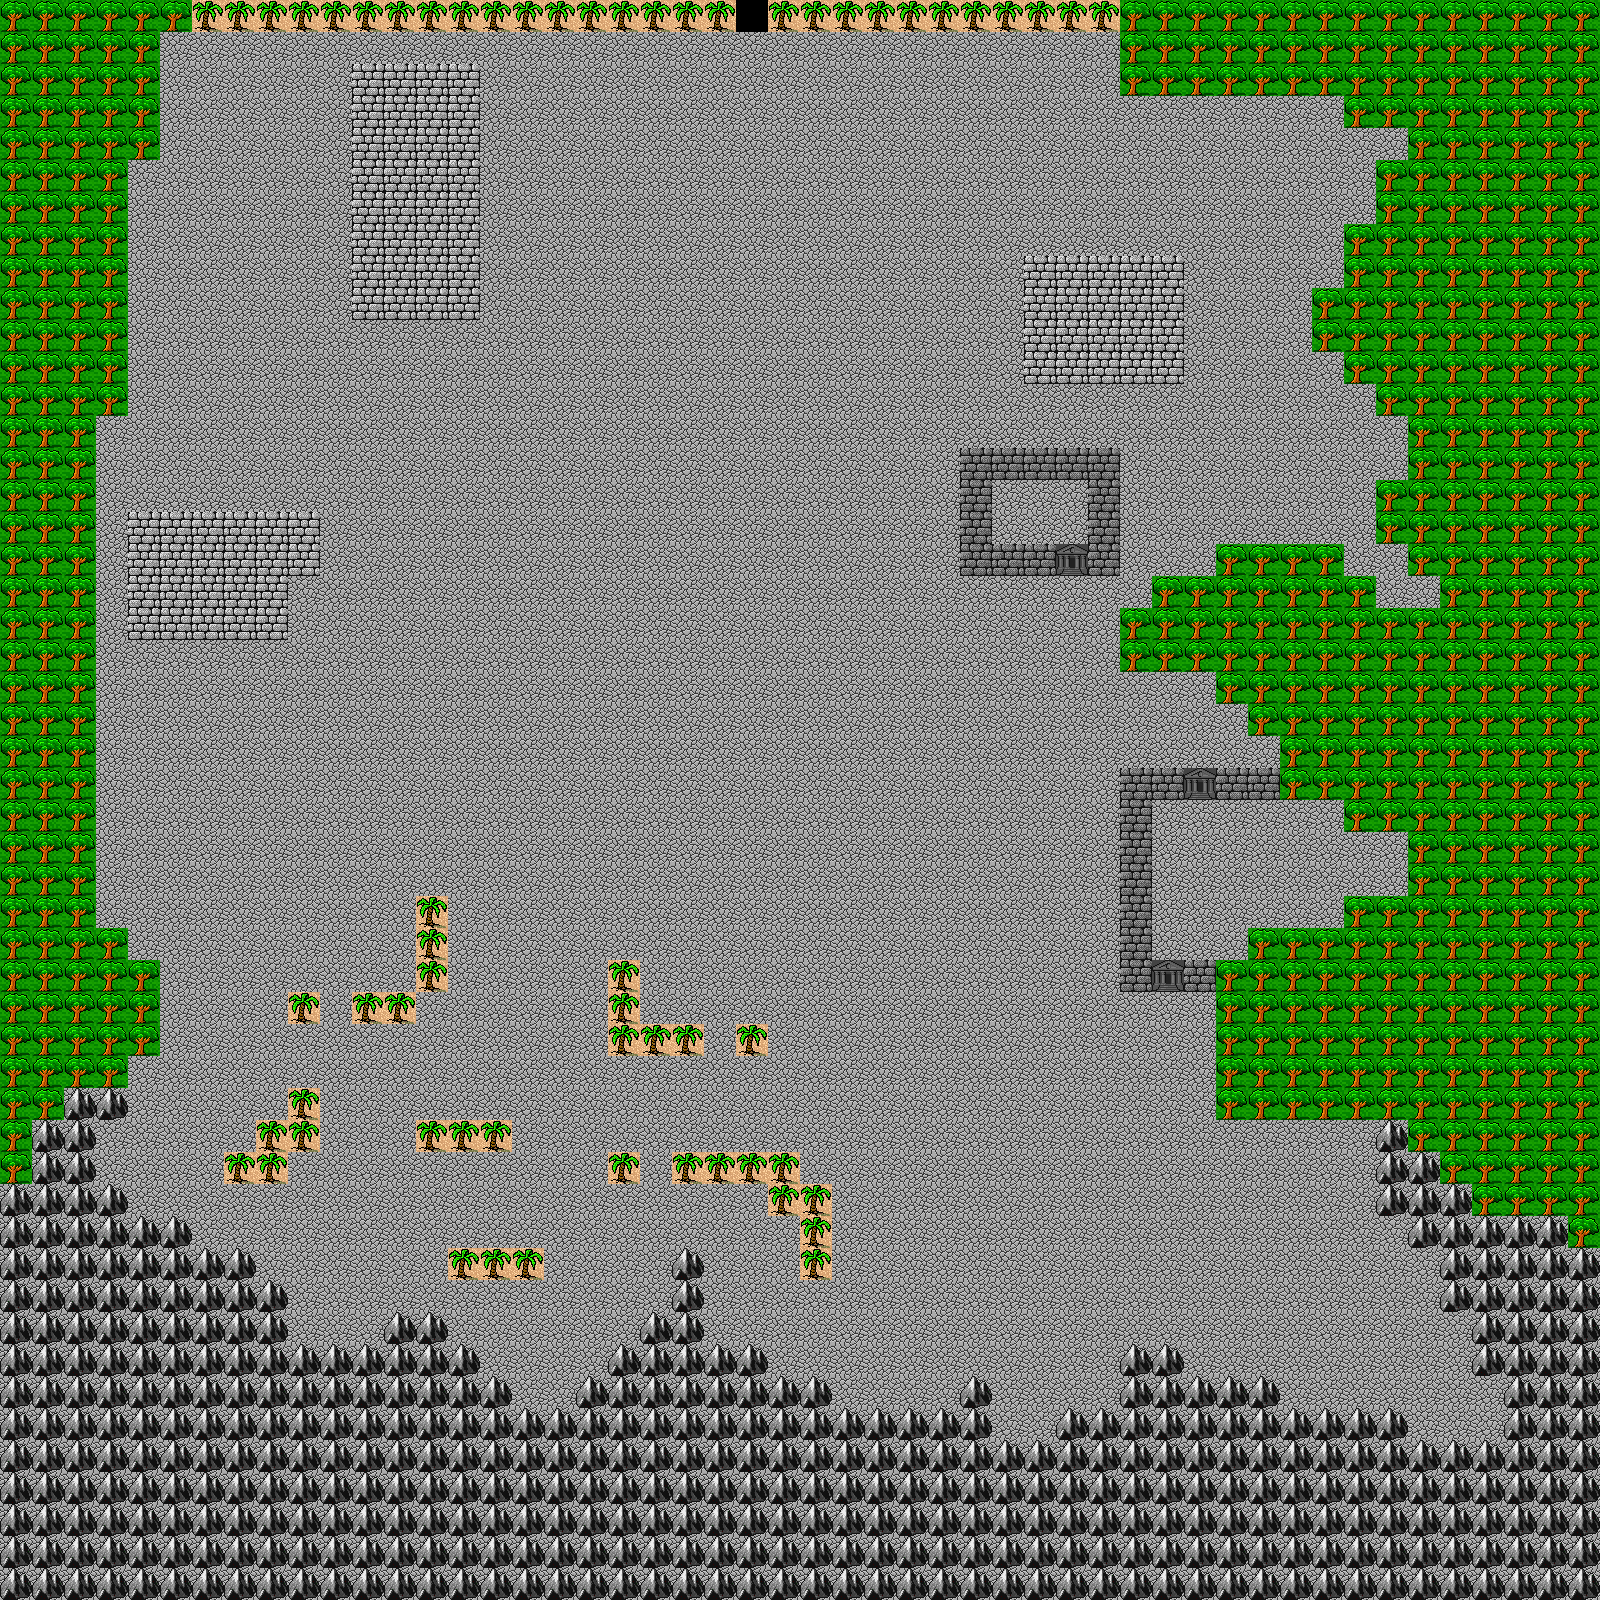

The image is a tile-based game level rendered from a .tmx file. Its description and source (layers, tilesets, objects; grid data summarised) follow:
An orthogonal 50x50 tile map with 32x32 px tiles, 1 tile layer (Terrain), 3 tilesets.

<map version="1.0" orientation="orthogonal" width="50" height="50" tilewidth="32" tileheight="32">
 <tileset firstgid="1" name="dg_grounds32" tilewidth="32" tileheight="32">
  <image source="gfx/dg_grounds32.gif" width="288" height="640" />
  <tile id="0">
   <properties>
    <property name="display" value=":" />
   </properties>
  </tile>
  <tile id="9">
   <properties>
    <property name="display" value="." />
   </properties>
  </tile>
  <tile id="12">
   <properties>
    <property name="display" value="," />
   </properties>
  </tile>
  <tile id="18">
   <properties>
    <property name="display" value="~" />
   </properties>
  </tile>
  <tile id="30">
   <properties>
    <property name="display" value="_" />
   </properties>
  </tile>
  <tile id="33">
   <properties>
    <property name="display" value="=" />
   </properties>
  </tile>
  <tile id="54">
   <properties>
    <property name="display" value="t" />
   </properties>
  </tile>
  <tile id="69">
   <properties>
    <property name="display" value="]" />
   </properties>
  </tile>
  <tile id="72">
   <properties>
    <property name="display" value="~" />
   </properties>
  </tile>
  <tile id="81">
   <properties>
    <property name="display" value="^" />
   </properties>
  </tile>
  <tile id="117">
   <properties>
    <property name="display" value="^" />
   </properties>
  </tile>
  <tile id="159">
   <properties>
    <property name="display" value="-" />
   </properties>
  </tile>
  <tile id="168">
   <properties>
    <property name="display" value="!" />
   </properties>
  </tile>
 </tileset>
 <tileset firstgid="181" name="numbers" tilewidth="32" tileheight="32">
  <image source="gfx/numbers.png" width="192" height="192" />
  <tile id="0">
   <properties>
    <property name="display" value="&lt;" />
   </properties>
  </tile>
  <tile id="1">
   <properties>
    <property name="display" value="2" />
   </properties>
  </tile>
  <tile id="2">
   <properties>
    <property name="display" value="@" />
   </properties>
  </tile>
  <tile id="3">
   <properties>
    <property name="display" value="4" />
   </properties>
  </tile>
  <tile id="4">
   <properties>
    <property name="display" value="5" />
   </properties>
  </tile>
  <tile id="5">
   <properties>
    <property name="display" value="6" />
   </properties>
  </tile>
  <tile id="19">
   <properties>
    <property name="display" value="1" />
   </properties>
  </tile>
  <tile id="20">
   <properties>
    <property name="display" value="2" />
   </properties>
  </tile>
  <tile id="21">
   <properties>
    <property name="display" value="3" />
   </properties>
  </tile>
  <tile id="22">
   <properties>
    <property name="display" value="5" />
   </properties>
  </tile>
  <tile id="23">
   <properties>
    <property name="display" value="6" />
   </properties>
  </tile>
  <tile id="24">
   <properties>
    <property name="display" value="7" />
   </properties>
  </tile>
  <tile id="25">
   <properties>
    <property name="display" value="8" />
   </properties>
  </tile>
  <tile id="26">
   <properties>
    <property name="display" value="A" />
   </properties>
  </tile>
  <tile id="27">
   <properties>
    <property name="display" value="B" />
   </properties>
  </tile>
  <tile id="35">
   <properties>
    <property name="display" value="&amp;" />
   </properties>
  </tile>
 </tileset>
 <tileset firstgid="217" name="dg_town632" tilewidth="32" tileheight="32">
  <image source="gfx/dg_town632.gif" width="288" height="128" />
  <tile id="0">
   <properties>
    <property name="display" value="#" />
   </properties>
  </tile>
  <tile id="2">
   <properties>
    <property name="display" value="~" />
   </properties>
  </tile>
  <tile id="4">
   <properties>
    <property name="display" value="3" />
   </properties>
  </tile>
  <tile id="5">
   <properties>
    <property name="display" value="2" />
   </properties>
  </tile>
  <tile id="15">
   <properties>
    <property name="display" value="1" />
   </properties>
  </tile>
  <tile id="22">
   <properties>
    <property name="display" value="4" />
   </properties>
  </tile>
  <tile id="24">
   <properties>
    <property name="display" value="9" />
   </properties>
  </tile>
  <tile id="30">
   <properties>
    <property name="display" value="+" />
   </properties>
  </tile>
  <tile id="32">
   <properties>
    <property name="display" value="'" />
   </properties>
  </tile>
  <tile id="35">
   <properties>
    <property name="display" value="+" />
   </properties>
  </tile>
 </tileset>
 <layer name="Terrain" width="50" height="50">
  <data>[2500 cells, 2500 non-empty, 8 distinct tile ids]</data>
 </layer>
 <objectgroup name="addSpot" width="50" height="50" />
 <objectgroup name="Actor" width="50" height="50" />
</map>
